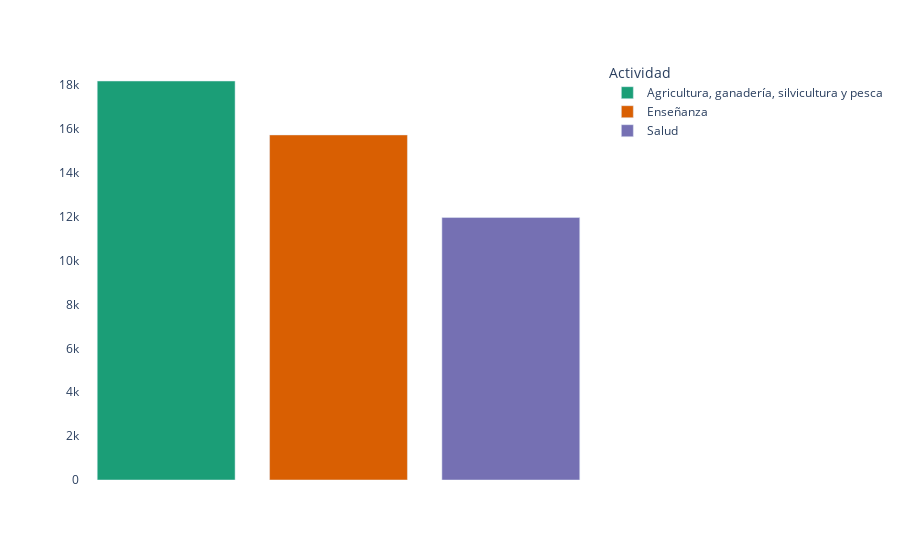

The cell this chart's notebook holds for it:
### Code cell
import plotly.express as px
fig = px.bar(df_vab_2020, x=df_vab_2020.index, y='Valor',color=df_vab_2020.index,
             color_discrete_sequence=px.colors.qualitative.Dark2)
fig.update_xaxes(showgrid=True, gridwidth=0.05, gridcolor='rgba(230, 230, 230, 0.8)')
fig.update_yaxes(showgrid=True, gridwidth=0.01, gridcolor='rgba(230, 230, 230, 0.8)')
fig.update_layout(yaxis_title=None, xaxis_title=None,paper_bgcolor= 'rgba(0, 0, 0, 0)',
                  plot_bgcolor= 'rgba(0, 0, 0, 0)')
fig.update_xaxes(visible=False)
fig.show()

### Figure 1 — Plotly figure (JSON) as saved in the notebook; plotly's stock layout.template omitted (floating-point values rounded to 4 significant figures)
{"data": [{"alignmentgroup": "True", "hovertemplate": "Actividad=%{x}<br>Valor=%{y}<extra></extra>", "legendgroup": "Agricultura, ganadería, silvicultura y pesca", "marker": {"color": "rgb(27,158,119)", "pattern": {"shape": ""}}, "name": "Agricultura, ganadería, silvicultura y pesca", "offsetgroup": "Agricultura, ganadería, silvicultura y pesca", "orientation": "v", "showlegend": true, "textposition": "auto", "type": "bar", "x": ["Agricultura, ganadería, silvicultura y pesca"], "xaxis": "x", "y": [18190.0], "yaxis": "y"}, {"alignmentgroup": "True", "hovertemplate": "Actividad=%{x}<br>Valor=%{y}<extra></extra>", "legendgroup": "Enseñanza", "marker": {"color": "rgb(217,95,2)", "pattern": {"shape": ""}}, "name": "Enseñanza", "offsetgroup": "Enseñanza", "orientation": "v", "showlegend": true, "textposition": "auto", "type": "bar", "x": ["Enseñanza"], "xaxis": "x", "y": [15730.0], "yaxis": "y"}, {"alignmentgroup": "True", "hovertemplate": "Actividad=%{x}<br>Valor=%{y}<extra></extra>", "legendgroup": "Salud", "marker": {"color": "rgb(117,112,179)", "pattern": {"shape": ""}}, "name": "Salud", "offsetgroup": "Salud", "orientation": "v", "showlegend": true, "textposition": "auto", "type": "bar", "x": ["Salud"], "xaxis": "x", "y": [11960.0], "yaxis": "y"}], "layout": {"barmode": "relative", "legend": {"title": {"text": "Actividad"}, "tracegroupgap": 0}, "margin": {"t": 60}, "paper_bgcolor": "rgba(0, 0, 0, 0)", "plot_bgcolor": "rgba(0, 0, 0, 0)", "xaxis": {"anchor": "y", "categoryarray": ["Agricultura, ganadería, silvicultura y pesca", "Enseñanza", "Salud"], "categoryorder": "array", "domain": [0, 1], "gridcolor": "rgba(230, 230, 230, 0.8)", "gridwidth": 0.05, "showgrid": true, "title": {}, "visible": false}, "yaxis": {"anchor": "x", "domain": [0, 1], "gridcolor": "rgba(230, 230, 230, 0.8)", "gridwidth": 0.01, "showgrid": true, "title": {}}}}
